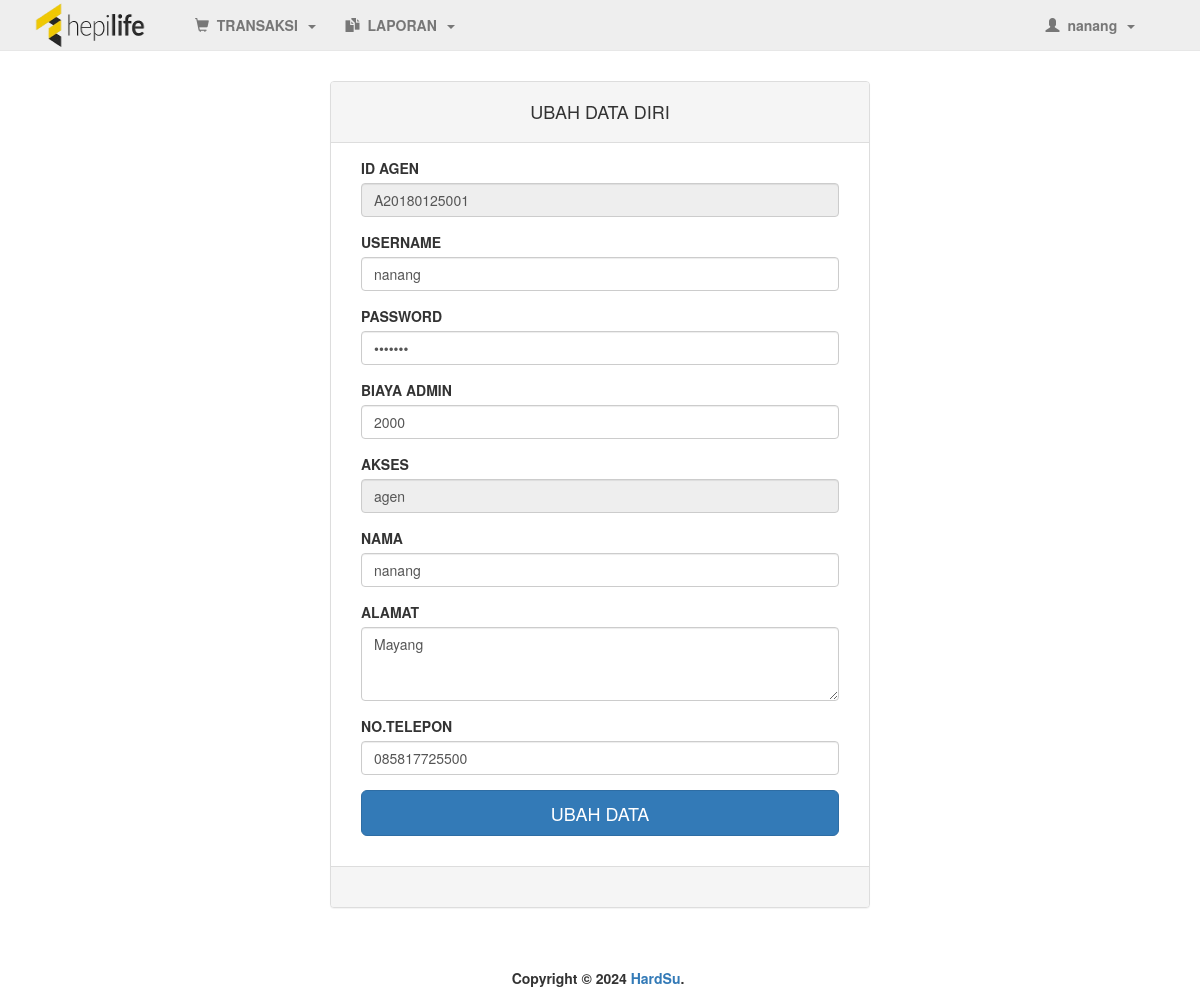
The app's page /app/agen/hal_utama.php?menu=profil (signed in) with its own data.
### tables this page shows
CREATE TABLE IF NOT EXISTS `agen` (
  `id_agen` varchar(12) NOT NULL,
  `nama` varchar(50) NOT NULL,
  `alamat` text NOT NULL,
  `no_telepon` varchar(15) NOT NULL,
  `saldo` double NOT NULL,
  `biaya_admin` double NOT NULL,
  `username` varchar(30) NOT NULL,
  `password` varchar(30) NOT NULL,
  `akses` varchar(20) NOT NULL,
  PRIMARY KEY (`id_agen`)
);

### app/library/fungsi.php (called while the page is built, shortened)
<?php
	class oop{
		function caridata($table){
			$sql = mysqli_fetch_array(mysqli_query($GLOBALS["___mysqli_ston"], "SELECT * FROM $table"));
			return $sql;
		}
	}
?>

### app/agen/profil.php (the view, shortened to what this page needs)
<?php
	$agen = $aksi->caridata("agen WHERE id_agen = '$_SESSION[id_agen]'");
?>
<!DOCTYPE html>
<html>
<head>
</head>
<body>
	<div class="container">
		<div class="row">
			<div class="col-md-12">
				<div class="col-md-3"></div>
				<div class="col-md-6">
					<div class="panel panel-default">
						<div class="panel-heading"><center><h4>UBAH DATA DIRI</h4></center></div>
						<div class="panel-body">
							<div class="col-md-12">
								<form method="post">
									<div class="form-group">
										<label>ID AGEN</label>
										<input type="text" name="id" class="form-control" value="<?php echo $agen['id_agen'] ?>" readonly>
									</div>
									<div class="form-group">
										<label>USERNAME</label>
										<input type="text" name="username" class="form-control" value="<?php echo $agen['username'] ?>" required placeholder="Masukan username Anda" maxlength="30">
									</div>
									<div class="form-group">
										<label>PASSWORD</label>
										<input type="password" name="password" class="form-control" value="<?php echo $agen['password'] ?>" required placeholder="Masukan password Anda" maxlength="30">
									</div>
									<div class="form-group">
										<label>BIAYA ADMIN</label>
										<input type="text" name="admin"  class="form-control" value="<?php echo $agen['biaya_admin']; ?>" placeholder="Masukan Biaya Admin" required onkeypress="return event.charCode >=48 && event.charCode <= 57" maxlength="5">
									</div>
									<div class="form-group">
										<label>AKSES</label>
										<input type="text" name="akses" class="form-control" value="<?php echo $agen['akses'] ?>" required readonly>
									</div>
									<div class="form-group">
										<label>NAMA</label>
										<input type="text" name="nama" class="form-control" value="<?php echo $agen['nama'] ?>" required placeholder="Masukan nama Anda" maxlength="50">
									</div>
									<div class="form-group">
										<label>ALAMAT</label>
										<textarea class="form-control" name="alamat" rows="3" required><?php echo $agen['alamat']; ?></textarea>
									</div>
									<div class="form-group">
										<label>NO.TELEPON</label>
										<input type="text" name="no" class="form-control" value="<?php echo $agen['no_telepon']; ?>" required placeholder="Masukan No.Telepon Anda" onkeypress="return event.charCode >=48 && event.charCode <= 57" maxlength="15">
									</div>
									<div class="form-group">
										<input type="submit" name="ubah" class="btn btn-primary btn-block btn-lg" value="UBAH DATA">
									</div>
								</form>
							</div>
						</div>
						<div class="panel-footer">&nbsp;</div>
					</div>
				</div>
			</div>
		</div>
	</div>
</body>
</html>

### records on screen
agen: id "A20180125001", username "nanang", admin "2000", akses "agen", nama "nanang", alamat "Mayang", no "085817725500"

### other values on screen
$_SESSION['nama_agen'] "nanang"
